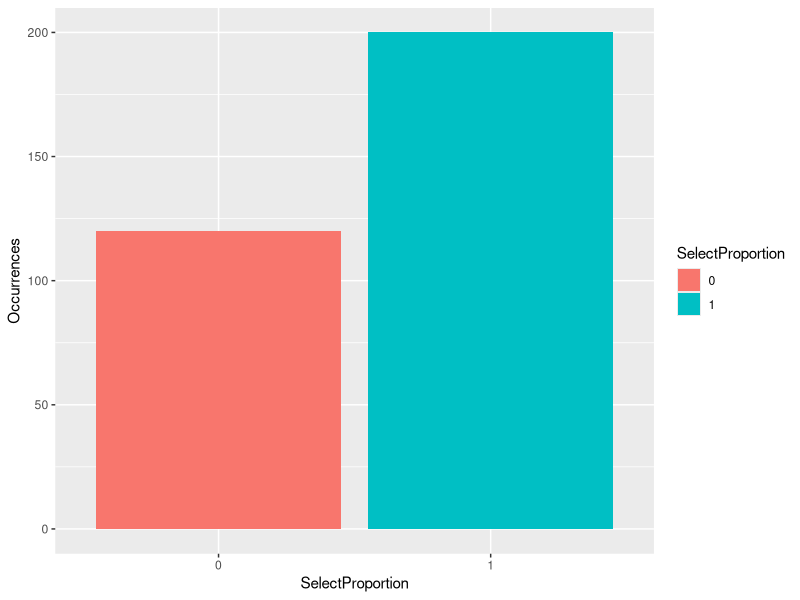
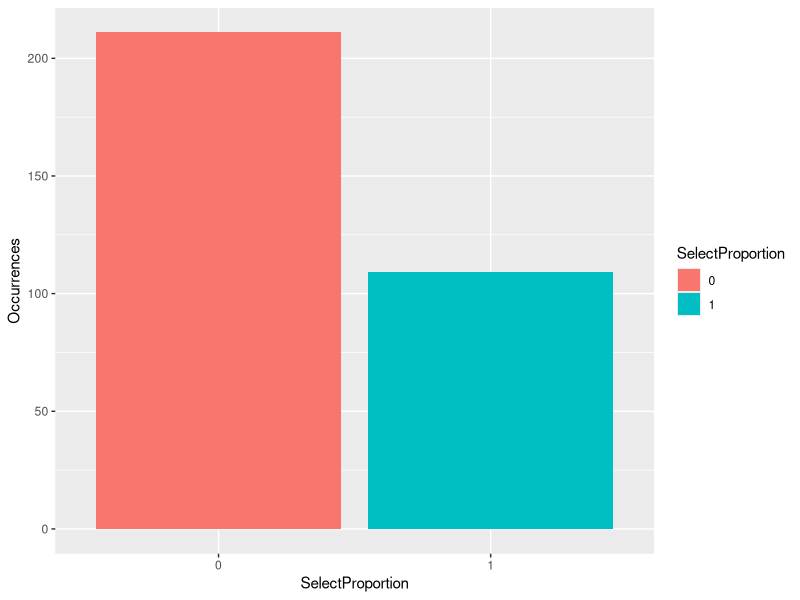
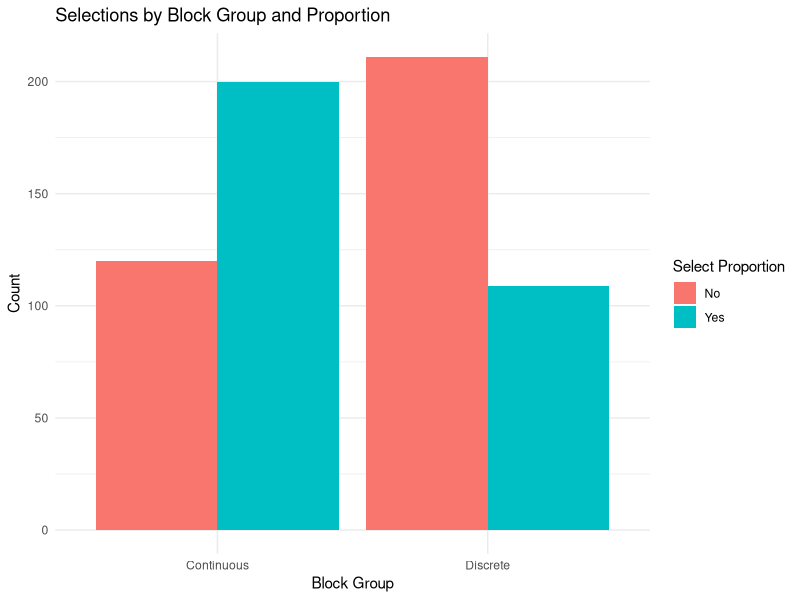

Here is the R script that generated these plots, in order:
## ---- chunk 1
library(tidyverse)
library(ggplot2)
# Include only subjects where no interference took place and that are 6 years old
df <- read.csv("Most_tidy.csv") |> filter(Exclude == 0, AgeYears == 6)
df
## ---- chunk 2
df$SelectProportion <- as.factor(df$SelectProportion) # Change SelectProportion from an integer type to a factor type (so we can consider it a category)

cont_block_success <- df |>
  filter(Block == "Cont") |> # Take only Continuous block (labeled as "Cont")
  group_by(SelectProportion) |> # Separate the data into Correct (1) and Incorrect (0)
  summarize(Occurrences = n())
cont_block_success
  
## ---- chunk 3
cont_block_success |> 
  ggplot(aes(x=SelectProportion, y=Occurrences, fill=SelectProportion)) +
  geom_bar(stat="identity")
## ---- chunk 4
disc_block_success <- df |>
  filter(Block == "Num") |> # Take only Discrete block (labeled as "Num")
  group_by(SelectProportion) |> # Separate the data into Correct (1) and Incorrect (0)
  summarize(Occurrences = n())
disc_block_success
## ---- chunk 5
disc_block_success |> 
  ggplot(aes(x=SelectProportion, y=Occurrences, fill=SelectProportion)) +
  geom_bar(stat="identity")
## ---- chunk 6
df <- df |>
  mutate(
    SelectProportion = factor(SelectProportion, levels = c(0, 1), labels = c("No", "Yes")),
    Block = factor(Block, levels = c("Cont", "Num"), labels = c("Continuous", "Discrete"))
  )

# Count occurrences for each block/SelectProportion combo
plot_data <- df |>
  group_by(Block, SelectProportion) |>
  summarise(Count = n())

# Basic bar plot using ggplot2
ggplot(plot_data, aes(x = Block, y = Count, fill = SelectProportion)) +
  geom_bar(stat = "identity", position = "dodge") +
  labs(
    x = "Block Group",
    y = "Count",
    fill = "Select Proportion",
    title = "Selections by Block Group and Proportion"
  ) +
  theme_minimal()
